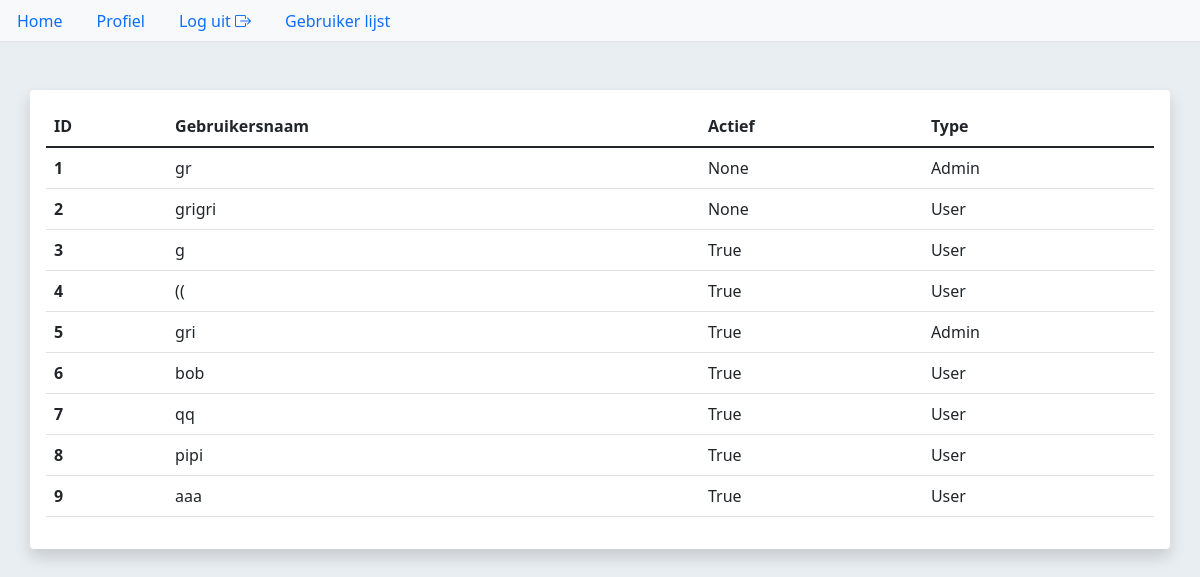
/user_list (signed in), run on an earlier commit of the app's database.
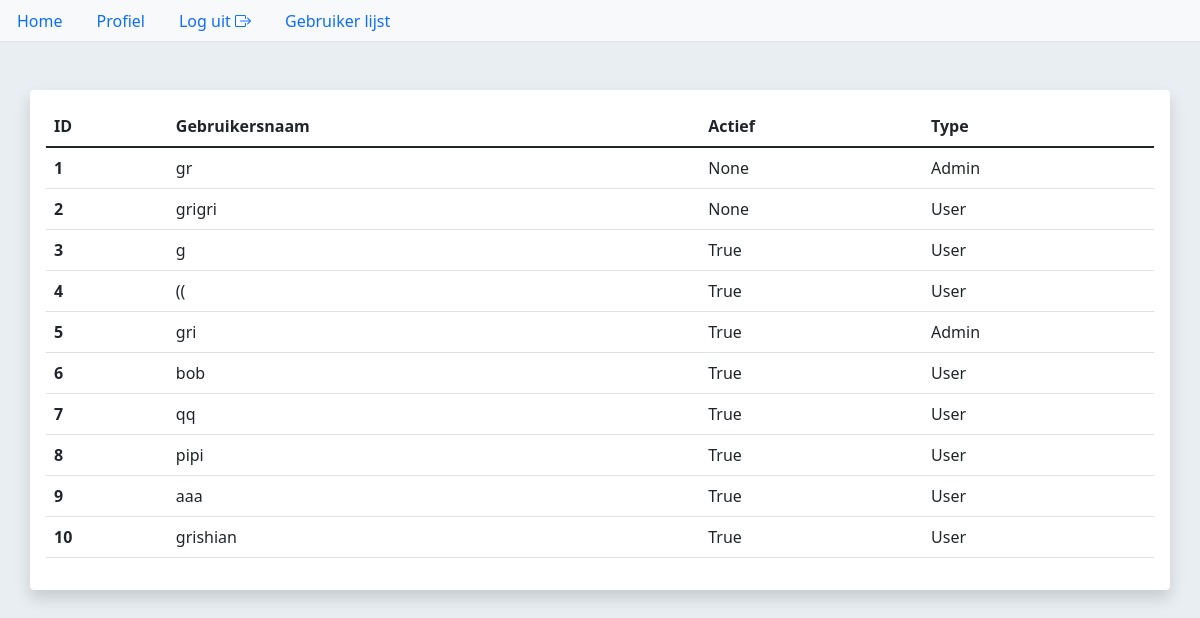
And on a later commit of the database.
### myapp/bp_user/model_user.py (models this page shows, shortened)
class User(db.Model, UserMixin):
    id = db.Column(db.Integer, primary_key=True)
    username = db.Column(db.String(50), nullable=False)
    password = db.Column(db.String(255))
    active = db.Column(db.Boolean)
    profile_type = db.Column(db.Integer, default=1)
    date_added = db.Column(db.DateTime, default=datetime.now())
    @property
    def is_admin(self):
        try:
            return (self.profile_type == 0)
        except:
            return False

### myapp/bp_user/views_user.py (the view)
@bp_user.route('/user_list')
@only_admins
def do_user_list():
    users = User.query.all()
    return render_template('user/user_list.html', users=users)

### myapp/bp_user/model_user.py (called while the page is built)
@login_manager.user_loader
def load_user(user_id):
    try:
        return User.query.get(user_id)
    except Exception as e:
        logging.error('error loading user {}: {}'.format(user_id, e))
    return None

def only_admins(func):
    @wraps(func)
    def is_allowed(*args, **kwargs):
        cu = current_user
        if cu is not None and cu.profile_type == 0:
            return func(*args, **kwargs)
        else:
            abort(403)
    return is_allowed

### myapp/templates/user/user_list.html
{% extends 'index.html' %}
{% block main_content %}
<table class="table">
    <thead>
    <tr>
        <th scope="col">ID</th>
        <th scope="col">Gebruikersnaam</th>
        <th scope="col">Actief</th>
        <th scope="col">Type</th>
    </tr>
    </thead>
    <tbody>
    {% for user in users%}
    <tr>
        <th scope="row">{{user.id}}</th>
        <td>{{user.username}}</td>
        <td>{{user.active}}</td>
        {% if user.profile_type == 1%}
        <td>User</td>
        {% else %}
        <td>Admin</td>
        {% endif %}
    </tr>
    {% endfor %}
    </tbody>
</table>
{% endblock %}

### myapp/templates/index.html (shortened to what this page needs)
<!doctype html>
<html lang="en">
<head>
    <link href="https://cdn.jsdelivr.net/npm/bootstrap@5.1.3/dist/css/bootstrap.min.css" rel="stylesheet"
>
    <link rel="stylesheet" href="https://cdn.jsdelivr.net/npm/bootstrap-icons@1.8.3/font/bootstrap-icons.css">
</head>
<body>
{% block navbar%}
<ul class="nav nav-tabs bg-light">
    <li class="nav-item">
        <a class="nav-link" href="{{url_for('bp_general.do_home')}}">Home</a>
    </li>
    {% if current_user.is_authenticated %}
    <li class="nav-item">
        <a class="nav-link" href="{{url_for('bp_user.do_user', name='test')}}">Profiel</a>
    </li>
    <li class="nav-item">
        <a class="nav-link" href="{{url_for('bp_user.do_logout')}}">Log uit <i class="bi bi-box-arrow-right"></i></a>
    </li>
    {% endif %}
    {% if current_user.is_admin %}
    <li class="nav-item">
        <a class="nav-link" href="{{url_for('bp_user.do_user_list')}}">Gebruiker lijst</a>
    </li>
    {% endif %}
</ul>
{% endblock %}
<div class="shadow p-3 my-5 bg-body rounded container">
    {% block main_content %}
    {% endblock %}
</div>
</body>
</html>

### myapp/templates/index.html (style rules this page uses)
body { background-color: #e9eef2; }

What changed in the data, as far as the page shows it:
added User: id "10", username "grishian", active "True", profile_type "User"
